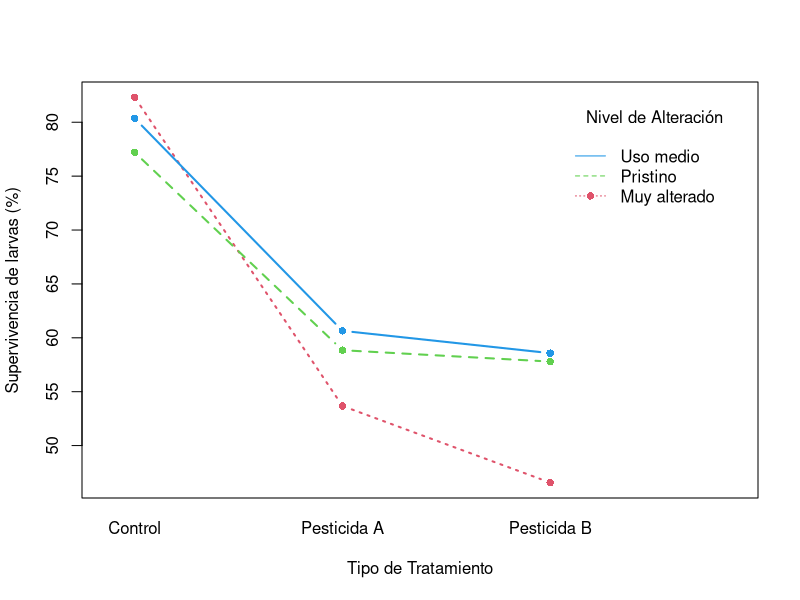
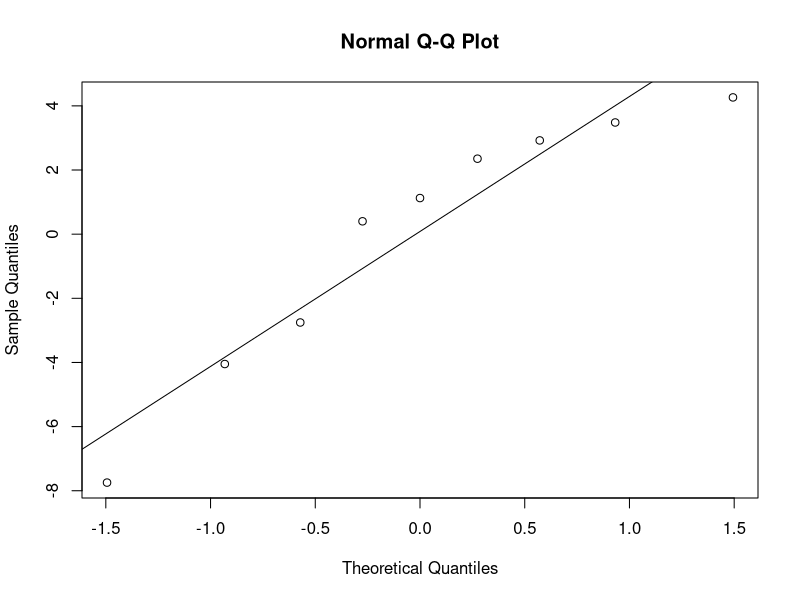

Write the R code that produced these figures, in order.
## ---- chunk 1
larvas <- data.frame(
  Tratamiento = c("Control","Pesticida A","Pesticida B","Control", "Pesticida A","Pesticida B","Control","Pesticida A","Pesticida B"),
  Territorio = c("Pristino", "Pristino", "Pristino", "Uso medio", "Uso medio", "Uso medio", "Muy alterado", "Muy alterado", "Muy alterado"),
  Supervivencia = c(77.19762, 58.84911, 57.79354, 80.35254, 60.64644, 58.57532, 82.30458, 53.67469, 46.56574)
)

print(larvas)
## ---- chunk 2
tapply(larvas$Supervivencia, list(larvas$Territorio, larvas$Tratamiento), mean)
## ---- chunk 3
interaction.plot(larvas$Tratamiento,larvas$Territorio,larvas$Supervivencia,
xlab = "Tipo de Tratamiento",
                 ylab = "Supervivencia de larvas (%)",
                 trace.label = "Nivel de Alteración",
                 col = 2:4,  # Colores diferentes para cada línea
                 lwd = 2,
                 type = "b",  # Puntos y líneas
                 pch = 16)
## ---- chunk 4
larvas_modelo_1 <- lm(Supervivencia ~ 1, data = larvas)
summary(larvas_modelo_1)
## ---- chunk 5
larvas_modelo_2 <- lm(Supervivencia ~ Tratamiento, data = larvas)
summary(larvas_modelo_2)
## ---- chunk 6
larvas_modelo_3 <- lm(Supervivencia ~ Tratamiento + Territorio, data = larvas)
summary(larvas_modelo_3)
## ---- chunk 7
anova(larvas_modelo_3)
## ---- chunk 8
print(larvas_modelo_2)
## ---- chunk 9
qqnorm(resid(larvas_modelo_2)) 
qqline(resid(larvas_modelo_2))
